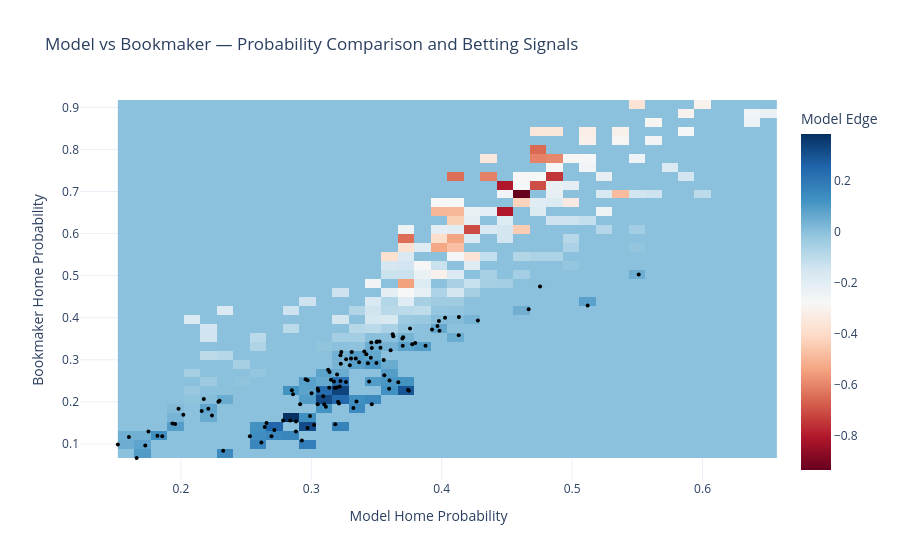

Write notebook code for a chart like this one.
### Code cell
model_p = merged_premier_betting["HomeProb"]
book_p = merged_premier_betting["1XBet_HomeProb"]
edge = merged_premier_betting["Diff_Home_1XBet"]

bins = 40
hist, xedges, yedges = np.histogram2d(model_p, book_p, bins=bins, weights=edge)
fig_premier_betting = go.Figure()

fig_premier_betting.add_trace(go.Heatmap(
    x=xedges,
    y=yedges,
    z=hist.T,     
    colorscale="RdBu", 
    colorbar=dict(title="Model Edge")
))

bet_mask = merged_premier_betting["Bet_Home_1XBet"] == True

fig_premier_betting.add_trace(go.Scatter(
    x=model_p[bet_mask],
    y=book_p[bet_mask],
    mode="markers",
    marker=dict(size=4, color="black"),
    name="Bets Taken"
))

fig_premier_betting.update_layout(
    title="Model vs Bookmaker — Probability Comparison and Betting Signals",
    xaxis_title="Model Home Probability",
    yaxis_title="Bookmaker Home Probability",
    template="plotly_white"
)
fig_premier_betting.show()

with open("model_vs_bookmaker_premier_plot.pkl", "wb") as f:
    pickle.dump(fig_premier_betting, f)
